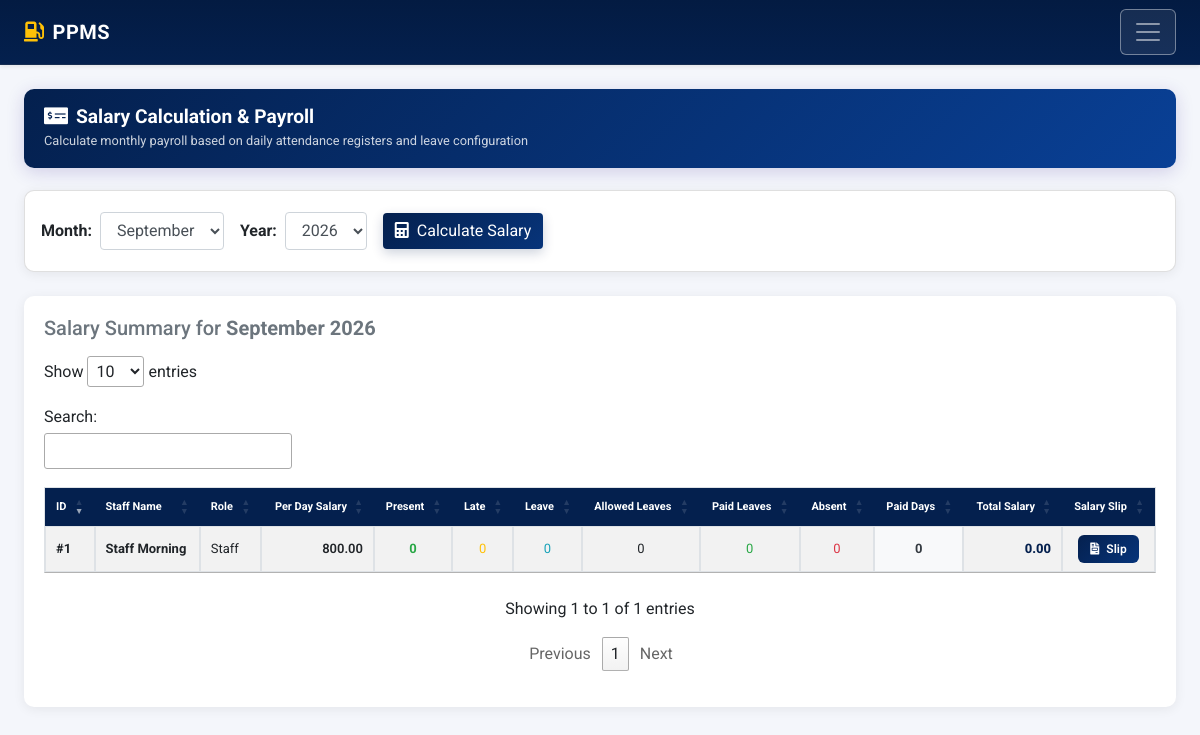
The page /staff/salary-calculator.php (signed in) on the database its author committed.
### tables this page shows
CREATE TABLE `tbl_staff` (
  `id` int(11) NOT NULL,
  `first_name` varchar(128) NOT NULL,
  `last_name` varchar(128) NOT NULL,
  `role_id` int(11) NOT NULL,
  `joining_date` date NOT NULL,
  `shift_id` int(11) NOT NULL,
  `salary` decimal(10,2) NOT NULL DEFAULT 0.00,
  `experience` varchar(255) DEFAULT NULL,
  `address` varchar(512) DEFAULT NULL,
  `phone` varchar(32) NOT NULL DEFAULT '',
  `created_at` datetime NOT NULL DEFAULT current_timestamp(),
  `updated_at` datetime NOT NULL DEFAULT current_timestamp() ON UPDATE current_timestamp(),
  `deleted_at` datetime DEFAULT NULL
);

CREATE TABLE `tbl_staff_roles` (
  `id` int(11) NOT NULL,
  `name` varchar(128) NOT NULL,
  `created_at` timestamp NOT NULL DEFAULT current_timestamp(),
  `updated_at` timestamp NOT NULL DEFAULT current_timestamp() ON UPDATE current_timestamp(),
  `deleted_at` datetime DEFAULT NULL
);

### staff/salary-calculator.php (the view, shortened to what this page needs)
<?php
require '../include/permissions.php';
$selected_month = isset($_GET['month']) ? (int)$_GET['month'] : (int)date('m');
$selected_year = isset($_GET['year']) ? (int)$_GET['year'] : (int)date('Y');
$month_str = sprintf('%04d-%02d', $selected_year, $selected_month);
$sql = "SELECT
            s.id,
            s.first_name,
            s.last_name,
            s.salary as daily_salary,
            s.phone,
            r.name as role_name,
            COALESCE(ls.allowed_leaves, 0) as allowed_leaves,
            SUM(CASE WHEN sa.status = 'Present' THEN 1 ELSE 0 END) as count_present,
            SUM(CASE WHEN sa.status = 'Late' THEN 1 ELSE 0 END) as count_late,
            SUM(CASE WHEN sa.status = 'Leave' THEN 1 ELSE 0 END) as count_leave,
            SUM(CASE WHEN sa.status = 'Absent' THEN 1 ELSE 0 END) as count_absent,
            COUNT(sa.status) as total_attendance_marked
        FROM tbl_staff s
        LEFT JOIN tbl_staff_roles r ON s.role_id = r.id
        LEFT JOIN tbl_leave_setup ls ON s.id = ls.staff_id
        LEFT JOIN tbl_staff_attendance sa ON s.id = sa.staff_id AND sa.date LIKE '$month_str-%'
        GROUP BY s.id
        ORDER BY s.id DESC";
$result = mysqli_query($connection, $sql);
$months = [
    1 => 'January', 2 => 'February', 3 => 'March', 4 => 'April', 5 => 'May', 6 => 'June',
    7 => 'July', 8 => 'August', 9 => 'September', 10 => 'October', 11 => 'November', 12 => 'December'
];
?>
<!DOCTYPE html>
<html lang="en">
<head>
    <link rel="stylesheet" href="https://stackpath.bootstrapcdn.com/bootstrap/4.3.1/css/bootstrap.min.css">
    <link rel="stylesheet" href="https://cdnjs.cloudflare.com/ajax/libs/font-awesome/5.11.2/css/all.min.css">
    <link rel="stylesheet" href="https://cdn.datatables.net/1.10.20/css/jquery.dataTables.min.css">
    <link rel="stylesheet" href="../include/style.css?v=1.0.1">
</head>
<body>
    <?php include('../include/navbar.php'); ?>
    <main class="main">
        <div class="container-fluid pt-4 pb-5 px-4">
            <div class="page-header">
                <div>
                    <h4><i class="fas fa-money-check-alt mr-2"></i>Salary Calculation & Payroll</h4>
                    <small style="opacity:.8;">Calculate monthly payroll based on daily attendance registers and leave configuration</small>
                </div>
            </div>
            <div class="card mb-4" style="border-radius:10px; box-shadow:0 2px 12px rgba(0,0,0,0.07);">
                <div class="card-body">
                    <form method="GET" action="salary-calculator.php" class="form-inline">
                        <label class="my-1 mr-2 font-weight-bold" for="month">Month:</label>
                        <select name="month" id="month" class="form-control mr-sm-3" required>
                            <?php foreach ($months as $m => $name): ?>
                                <option value="<?php echo $m; ?>" <?php echo ($selected_month === $m) ? 'selected' : ''; ?>><?php echo $name; ?></option>
                            <?php endforeach; ?>
                        </select>
                        <label class="my-1 mr-2 font-weight-bold" for="year">Year:</label>
                        <select name="year" id="year" class="form-control mr-sm-3" required>
                            <?php for ($y = date('Y') - 3; $y <= date('Y') + 1; $y++): ?>
                                <option value="<?php echo $y; ?>" <?php echo ($selected_year === $y) ? 'selected' : ''; ?>><?php echo $y; ?></option>
                            <?php endfor; ?>
                        </select>
                        <button type="submit" class="btn btn-primary my-1"><i class="fas fa-calculator mr-1"></i> Calculate Salary</button>
                    </form>
                </div>
            </div>
            <div class="list-card">
                <div class="d-flex justify-content-between align-items-center mb-3">
                    <h5 class="text-muted mb-0">Salary Summary for <strong><?php echo $months[$selected_month] . ' ' . $selected_year; ?></strong></h5>
                </div>
                <div class="table-responsive">
                    <table id="salaryCalculationTable" class="table table-bordered table-striped" style="width:100%;">
                        <thead>
                            <tr>
                                <th>ID</th>
                                <th>Staff Name</th>
                                <th>Role</th>
                                <th style="text-align:right;">Per Day Salary</th>
                                <th style="text-align:center;">Present</th>
                                <th style="text-align:center;">Late</th>
                                <th style="text-align:center;">Leave</th>
                                <th style="text-align:center;">Allowed Leaves</th>
                                <th style="text-align:center;">Paid Leaves</th>
                                <th style="text-align:center;">Absent</th>
                                <th style="text-align:center;">Paid Days</th>
                                <th style="text-align:right;">Total Salary</th>
                                <th style="text-align:center;">Salary Slip</th>
                            </tr>
                        </thead>
                        <tbody>
                            <?php if ($result && mysqli_num_rows($result) > 0): ?>
                                <?php while ($row = mysqli_fetch_assoc($result)):
                                    $fullName = $row['first_name'] . ' ' . $row['last_name'];
                                    $daily_salary = (float)$row['daily_salary'];
                                    $allowed_leaves = (int)$row['allowed_leaves'];
                                    $count_present = (int)$row['count_present'];
                                    $count_late = (int)$row['count_late'];
                                    $count_leave = (int)$row['count_leave'];
                                    $count_absent = (int)$row['count_absent'];
                                    $paid_leaves = min($count_leave, $allowed_leaves);
                                    $paid_days = $count_present + $count_late + $paid_leaves;
                                    $total_salary = $paid_days * $daily_salary;
                                ?>
                                    <tr>
                                        <td><strong>#<?php echo $row['id']; ?></strong></td>
                                        <td><strong><?php echo htmlspecialchars($fullName); ?></strong></td>
                                        <td><?php echo htmlspecialchars($row['role_name'] ?? 'N/A'); ?></td>
                                        <td style="text-align:right; font-weight:600;"><?php echo number_format($daily_salary, 2); ?></td>
                                        <td style="text-align:center;" class="text-success font-weight-bold"><?php echo $count_present; ?></td>
                                        <td style="text-align:center;" class="text-warning"><?php echo $count_late; ?></td>
                                        <td style="text-align:center;" class="text-info"><?php echo $count_leave; ?></td>
                                        <td style="text-align:center;"><?php echo $allowed_leaves; ?></td>
                                        <td style="text-align:center;" class="text-success"><?php echo $paid_leaves; ?></td>
                                        <td style="text-align:center;" class="text-danger"><?php echo $count_absent; ?></td>
                                        <td style="text-align:center;" class="bg-light font-weight-bold text-dark"><?php echo $paid_days; ?></td>
                                        <td style="text-align:right; font-weight:800; color:var(--primary-color);"><?php echo number_format($total_salary, 2); ?></td>
                                        <td style="text-align:center;">
                                            <button class="btn btn-slip btn-sm"
                                                    onclick="viewSlip({
                                                        id: <?php echo $row['id']; ?>,
                                                        name: '<?php echo htmlspecialchars(addslashes($fullName)); ?>',
                                                        role: '<?php echo htmlspecialchars(addslashes($row['role_name'] ?? 'N/A')); ?>',
                                                        phone: '<?php echo htmlspecialchars(addslashes($row['phone'])); ?>',
                                                        dailySalary: <?php echo $daily_salary; ?>,
                                                        present: <?php echo $count_present; ?>,
                                                        late: <?php echo $count_late; ?>,
                                                        leave: <?php echo $count_leave; ?>,
                                                        allowed: <?php echo $allowed_leaves; ?>,
                                                        paidLeaves: <?php echo $paid_leaves; ?>,
                                                        absent: <?php echo $count_absent; ?>,
                                                        paidDays: <?php echo $paid_days; ?>,
                                                        totalSalary: <?php echo $total_salary; ?>,
                                                        month: '<?php echo $months[$selected_month]; ?>',
                                                        year: '<?php echo $selected_year; ?>'
                                                    })">
                                                <i class="fas fa-file-invoice mr-1"></i> Slip
                                            </button>
                                        </td>
                                    </tr>
                                <?php endwhile; ?>
                            <?php endif; ?>
                        </tbody>
                    </table>
                </div>
            </div>
        </div>
    </main>
</body>
</html>

### include/style.css (style rules this page uses)
:root { --primary-color: #04204e; --primary-hover: #07347a; --primary-light: #e6f0fa; --primary-gradient: linear-gradient(135deg, var(--primary-color) 0%, #07347a 100%); --gradient-header: linear-gradient(135deg, var(--primary-color) 0%, #094096 100%); --navy-glass: rgba(4, 32, 78, 0.96); }
body { font-family: 'Roboto', sans-serif; background-color: #f4f6fb; color: #212529; overflow-x: hidden; }
@media (max-width: 1240px) { .page-header { padding: 16px 20px !important; flex-direction: column !important; align-items: flex-start !important; gap: 12px; } }
@media (max-width: 1240px) { .page-header h4, .page-header h2 { font-size: 1.2rem !important; } }
@media (max-width: 1240px) { .table-responsive { -webkit-overflow-scrolling: touch; border-radius: 8px; margin-bottom: 1rem; width: 100%; overflow-x: auto; } }
@media (max-width: 1240px) { .card-custom, .card-body, .header-card, .table-card { padding: 18px 16px !important; } }
.btn-primary { background-color: #04204e !important; background: var(--primary-gradient) !important; border: none !important; color: #ffffff !important; box-shadow: 0 4px 12px rgba(4, 32, 78, 0.2); transition: all 0.2s ease; }
table thead th, .table thead th { background-color: #04204e !important; color: #ffffff !important; border-color: #04204e !important; vertical-align: middle !important; }

### staff/salary-calculator.php (style rules this page uses)
body { background:#f4f6fb; font-family:'Roboto',sans-serif; }
.page-header { background: var(--gradient-header) !important; color:#fff; padding:18px 28px; border-radius:10px; margin-bottom:22px; display:flex; align-items:center; justify-content:space-between; box-shadow:0 4px 18px rgba(49,27,146,0.18); }
.page-header h4 { margin:0; font-weight:700; font-size:1.25rem; }
.list-card { background:#fff; border-radius:10px; box-shadow:0 2px 12px rgba(0,0,0,0.07); overflow:hidden; padding:20px; }
.table thead th { background: var(--primary-color) !important; color:#fff; font-size:11px; font-weight:600; }
.table td { vertical-align:middle; font-size:13px; }
.btn-slip { background: var(--primary-gradient) !important; border: none; color: #fff; font-weight: 600; padding: 5px 12px; border-radius: 6px; font-size: 12px; transition: all .2s; }
.btn-primary { background: var(--primary-gradient) !important; border: none !important; }

### rows shown on the page
tbl_staff: id "1", fullName "Staff Morning", tbl_staff_roles.name "Staff", salary "800.00", count_present "0", count_late "0", count_leave "0", allowed_leaves "0", paid_leaves "0", count_absent "0", paid_days "0", total_salary "0.00"

### other values the page prints
$months[$selected_month] "September"
$selected_year "2026"
form field month "September"
form field year "2026"
